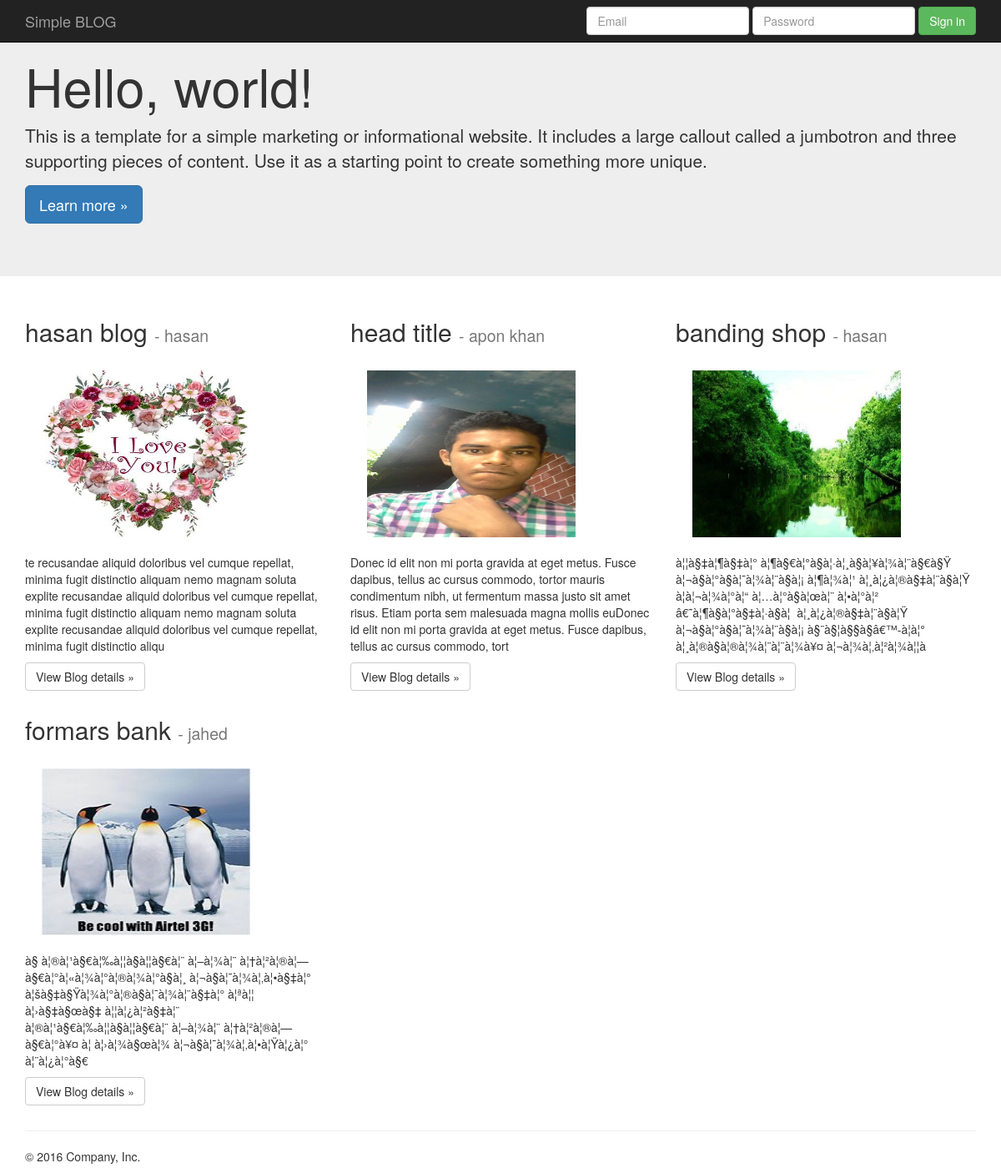
The page / on the database its author committed.
### tables this page shows
CREATE TABLE `tbl_blog` (
  `blog_id` int(5) NOT NULL,
  `blog_title` varchar(100) NOT NULL,
  `author_name` varchar(100) NOT NULL,
  `blog_description` text NOT NULL,
  `blog_image` text NOT NULL,
  `publication_status` tinyint(1) NOT NULL
);

### class/applicationside.php (called while the page is built, shortened)
<?php
 class application{
 	protected $connect;
 	public function __construct(){
		$host='localhost';
			$user='root';
			$password='';
			$db_name='db_blog';
			$this->connect= mysqli_connect($host, $user, $password, $db_name );
	}
	public function allPublishedblog(){
		$sql= "SELECT * FROM tbl_blog WHERE publication_status =1 ORDER BY blog_id DESC";
		if (mysqli_query($this->connect, $sql)) {
			$query_result= mysqli_query($this->connect, $sql);
			return $query_result;
		}else{
			die('Querry Problem!'.mysqli_error($this->connect));
		}
	}
 }
?>

### index.php (the view, shortened to what this page needs)
<?php
  require_once 'class/applicationside.php';
  $application= new application();
  $query_result=$application->allPublishedblog();
?>
<!DOCTYPE html>
<html lang="en">
  <head>
    <link href="asset/css/bootstrap.min.css" rel="stylesheet">
  </head>
  <body>
    <nav class="navbar navbar-inverse navbar-fixed-top">
      <div class="container">
        <div class="navbar-header">
          <a class="navbar-brand" href="#">Simple BLOG</a>
        </div>
        <div id="navbar" class="navbar-collapse collapse">
          <form class="navbar-form navbar-right">
            <div class="form-group">
              <input type="text" placeholder="Email" class="form-control">
            </div>
            <div class="form-group">
              <input type="password" placeholder="Password" class="form-control">
            </div>
            <button type="submit" class="btn btn-success">Sign in</button>
          </form>
        </div>
      </div>
    </nav>
    <div class="jumbotron">
      <div class="container">
        <h1>Hello, world!</h1>
        <p>This is a template for a simple marketing or informational website. It includes a large callout called a jumbotron and three supporting pieces of content. Use it as a starting point to create something more unique.</p>
        <p><a class="btn btn-primary btn-lg" href="#" role="button">Learn more &raquo;</a></p>
      </div>
    </div>
    <div class="container">
      <div class="row">
        <?php while ($blog_info=mysqli_fetch_assoc($query_result)) { ?>
        <div class="col-md-4">
          <h2><?php echo $blog_info['blog_title']; ?> <small>- <?php echo $blog_info['author_name']; ?></small></h2>
          <img src="admin/<?php echo $blog_info['blog_image'];?>" alt="" style="height:200px;width:250px;margin:20px;">
          <p><?php echo mb_substr($blog_info['blog_description'], 0, 300); ?> </p>
          <p><a class="btn btn-default" href="blog_details.php?id=<?php echo $blog_info['blog_id']; ?>&&title=<?php echo $blog_info['blog_title']; ?>" role="button">View Blog details &raquo;</a></p>
        </div>
        <?php
          }
        ?>
      </div>
      <hr>
      <footer>
        <p>&copy; 2016 Company, Inc.</p>
      </footer>
    </div>
  </body>
</html>

### rows shown on the page
tbl_blog: blog_title "hasan blog", author_name "hasan", blog_image (picture), blog_description "te recusandae aliquid doloribus vel cumque repellat, minima fugit distinctio aliquam nemo magnam soluta explite recusandae aliquid doloribus vel cumque repellat, minima fugit distinctio aliquam nemo magnam soluta explite recusandae aliquid doloribus vel cumque repellat, minima fugit distinctio aliqu"
tbl_blog: blog_title "head title", author_name "apon khan", blog_image (picture), blog_description "Donec id elit non mi porta gravida at eget metus. Fusce dapibus, tellus ac cursus commodo, tortor mauris condimentum nibh, ut fermentum massa justo sit amet risus. Etiam porta sem malesuada magna mollis euDonec id elit non mi porta gravida at eget metus. Fusce dapibus, tellus ac cursus commodo, tort"
tbl_blog: blog_title "banding shop", author_name "hasan", blog_image (picture), blog_description "à¦¦à§‡à¦¶à§‡à¦° à¦¶à§€à¦°à§à¦·à¦¸à§à¦¥à¦¾à¦¨à§€à§Ÿ à¦¬à§à¦°à§à¦¯à¦¾à¦¨à§à¦¡ à¦¶à¦¾à¦¹ à¦¸à¦¿à¦®à§‡à¦¨à§à¦Ÿ à¦à¦¬à¦¾à¦°à¦“ à¦…à¦°à§à¦œà¦¨ à¦•à¦°à¦² â€˜à¦¶à§à¦°à§‡à¦·à§à¦ à¦¸à¦¿à¦®à§‡à¦¨à§à¦Ÿ à¦¬à§à¦°à§à¦¯à¦¾à¦¨à§à¦¡ à§¨à§¦à§§à§­â€™-à¦à¦° à¦¸à¦®à§à¦®à¦¾à¦¨à¦¨à¦¾à¥¤ à¦¬à¦¾à¦‚à¦²à¦¾à¦¦à"
tbl_blog: blog_title "formars bank", author_name "jahed", blog_image (picture), blog_description "à§­ à¦®à¦¹à§€à¦‰à¦¦à§à¦¦à§€à¦¨ à¦–à¦¾à¦¨ à¦†à¦²à¦®à¦—à§€à¦°à¦«à¦¾à¦°à¦®à¦¾à¦°à§à¦¸ à¦¬à§à¦¯à¦¾à¦‚à¦•à§‡à¦° à¦šà§‡à§Ÿà¦¾à¦°à¦®à§à¦¯à¦¾à¦¨à§‡à¦° à¦ªà¦¦ à¦›à§‡à§œà§‡ à¦¦à¦¿à¦²à§‡à¦¨ à¦®à¦¹à§€à¦‰à¦¦à§à¦¦à§€à¦¨ à¦–à¦¾à¦¨ à¦†à¦²à¦®à¦—à§€à¦°à¥¤ à¦ à¦›à¦¾à§œà¦¾ à¦¬à§à¦¯à¦¾à¦‚à¦•à¦Ÿà¦¿à¦° à¦¨à¦¿à¦°à§€"
